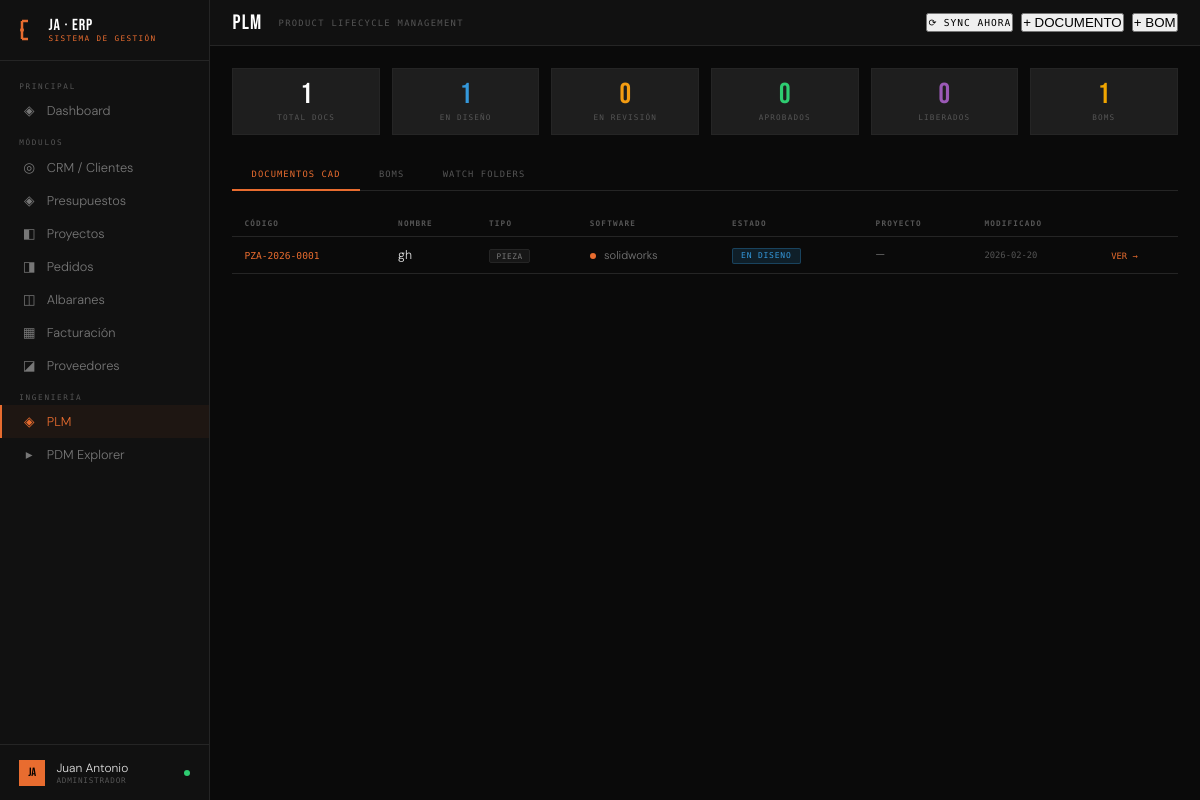
The page /plm on the database its author committed.
### tables this page shows
CREATE TABLE plm_documentos (
        id INTEGER PRIMARY KEY AUTOINCREMENT,
        proyecto_id INTEGER,
        codigo TEXT UNIQUE NOT NULL,
        nombre TEXT NOT NULL,
        tipo TEXT NOT NULL,          -- pieza | ensamblaje | plano | otro
        software TEXT,               -- solidworks | autocad | otro
        descripcion TEXT,
        estado TEXT DEFAULT 'en_diseno',  -- en_diseno | revision | aprobado | liberado | obsoleto
        ruta_origen TEXT,            -- ruta original en el PC del usuario
        archivo_vault TEXT,          -- nombre del archivo en plm_vault
        hash_md5 TEXT,               -- para detectar cambios
        creado TEXT DEFAULT CURRENT_TIMESTAMP,
        modificado TEXT DEFAULT CURRENT_TIMESTAMP,
        FOREIGN KEY (proyecto_id) REFERENCES proyectos(id));

### plm_module.py (the view)
@plm.route('/plm')
def plm_index():
    conn = get_db()
    docs = conn.execute('''
        SELECT d.*, p.nombre as proyecto_nombre
        FROM plm_documentos d
        LEFT JOIN proyectos p ON d.proyecto_id = p.id
        ORDER BY d.modificado DESC
    ''').fetchall()
    boms = conn.execute('''
        SELECT b.*, p.nombre as proyecto_nombre,
               (SELECT COUNT(*) FROM plm_bom_lineas WHERE bom_id=b.id) as num_lineas
        FROM plm_bom b
        LEFT JOIN proyectos p ON b.proyecto_id = p.id
        ORDER BY b.creado DESC
    ''').fetchall()
    proyectos = conn.execute("SELECT id, nombre FROM proyectos WHERE estado NOT IN ('entregado','cancelado') ORDER BY nombre").fetchall()
    watchfolders = conn.execute("SELECT * FROM plm_watchfolders ORDER BY id").fetchall()
    stats = {
        'total_docs': conn.execute("SELECT COUNT(*) FROM plm_documentos").fetchone()[0],
        'en_diseno': conn.execute("SELECT COUNT(*) FROM plm_documentos WHERE estado='en_diseno'").fetchone()[0],
        'revision': conn.execute("SELECT COUNT(*) FROM plm_documentos WHERE estado='revision'").fetchone()[0],
        'aprobados': conn.execute("SELECT COUNT(*) FROM plm_documentos WHERE estado='aprobado'").fetchone()[0],
        'liberados': conn.execute("SELECT COUNT(*) FROM plm_documentos WHERE estado='liberado'").fetchone()[0],
        'total_boms': conn.execute("SELECT COUNT(*) FROM plm_bom").fetchone()[0],
    }
    conn.close()
    return render_template('plm.html', docs=docs, boms=boms, proyectos=proyectos,
                           watchfolders=watchfolders, stats=stats)

### app.py (called while the page is built)
@app.context_processor
def inject_globals():
    return {
        'today': date.today().isoformat(),
        'now': datetime.now().strftime('%b %Y'),
        'request': request,
    }

### plm_module.py (called while the page is built)
def get_db():
    conn = sqlite3.connect(DB)
    conn.row_factory = sqlite3.Row
    return conn

### templates/plm.html (shortened to what this page needs)
{% extends "base.html" %}
{% block topbar %}
<div style="display:flex;align-items:center;gap:1rem;flex:1">
  <span style="font-family:var(--display);font-size:1.3rem;letter-spacing:.06em;color:#fff">PLM</span>
  <span style="font-family:var(--mono);font-size:.55rem;color:var(--muted);letter-spacing:.15em">PRODUCT LIFECYCLE MANAGEMENT</span>
</div>
<div style="display:flex;gap:.5rem">
  <button onclick="syncNow()" class="btn-ghost" style="font-family:var(--mono);font-size:.6rem;letter-spacing:.1em;display:flex;align-items:center;gap:.4rem">
    <span id="sync-icon">⟳</span> SYNC AHORA
  </button>
  <button onclick="document.getElementById('modal-doc').style.display='flex'" class="btn-accent">+ DOCUMENTO</button>
  <button onclick="document.getElementById('modal-bom').style.display='flex'" class="btn-ghost">+ BOM</button>
</div>
{% endblock %}
{% block content %}
<div class="plm-stats">
  <div class="stat-pill"><div class="val">{{ stats.total_docs }}</div><div class="lbl">Total Docs</div></div>
  <div class="stat-pill"><div class="val" style="color:#3498db">{{ stats.en_diseno }}</div><div class="lbl">En Diseño</div></div>
  <div class="stat-pill"><div class="val" style="color:#f39c12">{{ stats.revision }}</div><div class="lbl">En Revisión</div></div>
  <div class="stat-pill"><div class="val" style="color:#2ecc71">{{ stats.aprobados }}</div><div class="lbl">Aprobados</div></div>
  <div class="stat-pill"><div class="val" style="color:#9b59b6">{{ stats.liberados }}</div><div class="lbl">Liberados</div></div>
  <div class="stat-pill"><div class="val" style="color:var(--accent2)">{{ stats.total_boms }}</div><div class="lbl">BOMs</div></div>
</div>
<div class="tabs">
  <div class="tab active" onclick="switchTab('docs',this)">Documentos CAD</div>
  <div class="tab" onclick="switchTab('boms',this)">BOMs</div>
  <div class="tab" onclick="switchTab('watchfolders',this)">Watch Folders</div>
</div>
<div id="tab-docs" class="tab-content active">
  <div style="overflow-x:auto">
    {% if docs %}
    <table class="plm-table">
      <thead>
        <tr>
          <th>Código</th>
          <th>Nombre</th>
          <th>Tipo</th>
          <th>Software</th>
          <th>Estado</th>
          <th>Proyecto</th>
          <th>Modificado</th>
          <th></th>
        </tr>
      </thead>
      <tbody>
        {% for doc in docs %}
        <tr>
          <td><span style="font-family:var(--mono);font-size:.6rem;color:var(--accent)">{{ doc.codigo }}</span></td>
          <td>{{ doc.nombre }}</td>
          <td><span class="tipo-badge">{{ doc.tipo }}</span></td>
          <td>
            <span class="sw-dot sw-{{ doc.software }}"></span>
            <span style="font-size:.7rem;color:var(--muted2)">{{ doc.software or '—' }}</span>
          </td>
          <td><span class="estado-badge estado-{{ doc.estado }}">{{ doc.estado.replace('_',' ') }}</span></td>
          <td style="color:var(--muted2);font-size:.72rem">{{ doc.proyecto_nombre or '—' }}</td>
          <td style="font-family:var(--mono);font-size:.55rem;color:var(--muted)">
            {{ doc.modificado[:10] if doc.modificado else '—' }}
          </td>
          <td>
            <a href="/plm/documento/{{ doc.id }}" style="font-family:var(--mono);font-size:.55rem;color:var(--accent);text-decoration:none">VER →</a>
          </td>
        </tr>
        {% endfor %}
      </tbody>
    </table>
    {% else %}
    <div style="text-align:center;padding:3rem;color:var(--muted)">
      <div style="font-family:var(--display);font-size:2rem;margin-bottom:.5rem">SIN DOCUMENTOS</div>
      <div style="font-size:.75rem">Crea un documento manualmente o configura una Watch Folder</div>
    </div>
    {% endif %}
  </div>
</div>
{% endblock %}

### templates/base.html (style rules this page uses)
:root { --bg:#0a0a0a;--surface:#111;--panel:#171717;--card:#1e1e1e; --border:#252525;--border2:#2e2e2e; --accent:#e86c2f;--accent2:#f0a500; --green:#2ecc71;--red:#e74c3c;--blue:#3498db;--yellow:#f39c12; --text:#e0e0e0;--muted:#555;--muted2:#777; --mono:'Share Tech Mono',monospace;--display:'Bebas Neue',sans-serif;--body:'DM Sans',sans-serif; }
*,*::before,*::after { box-sizing:border-box;margin:0;padding:0; }
html,body { height:100%;overflow:hidden; }
body { background:var(--bg);color:var(--text);font-family:var(--body);font-weight:300;display:flex; }

### templates/plm.html (style rules this page uses)
.plm-stats { display:grid;grid-template-columns:repeat(6,1fr);gap:.75rem;margin-bottom:1.5rem }
.stat-pill { background:var(--card);border:1px solid var(--border);padding:.75rem 1rem;text-align:center }
.stat-pill .val { font-family:var(--display);font-size:1.8rem;color:#fff;line-height:1 }
.stat-pill .lbl { font-family:var(--mono);font-size:.48rem;letter-spacing:.15em;color:var(--muted);margin-top:.2rem;text-transform:uppercase }
.estado-badge { display:inline-block;padding:.15rem .5rem;font-family:var(--mono);font-size:.5rem;letter-spacing:.1em;text-transform:uppercase;border-radius:2px }
.estado-en_diseno { background:rgba(52,152,219,.15);color:#3498db;border:1px solid rgba(52,152,219,.3) }
.tipo-badge { display:inline-block;padding:.1rem .4rem;font-family:var(--mono);font-size:.48rem;letter-spacing:.08em;text-transform:uppercase;border-radius:2px;background:var(--panel);border:1px solid var(--border);color:var(--muted2) }
.sw-dot { display:inline-block;width:6px;height:6px;border-radius:50%;margin-right:.3rem;vertical-align:middle }
.sw-solidworks { background:#e86c2f }
.plm-table { width:100%;border-collapse:collapse;font-size:.78rem }
.plm-table th { font-family:var(--mono);font-size:.48rem;letter-spacing:.15em;color:var(--muted);text-transform:uppercase;padding:.5rem .75rem;text-align:left;border-bottom:1px solid var(--border);white-space:nowrap }
.plm-table td { padding:.6rem .75rem;border-bottom:1px solid var(--border);color:var(--text);vertical-align:middle }
.tabs { display:flex;gap:0;border-bottom:1px solid var(--border);margin-bottom:1.25rem }
.tab { padding:.6rem 1.2rem;font-family:var(--mono);font-size:.55rem;letter-spacing:.12em;text-transform:uppercase;cursor:pointer;color:var(--muted);border-bottom:2px solid transparent;margin-bottom:-1px;transition:all .15s }
.tab.active { color:var(--accent);border-bottom-color:var(--accent) }
.tab-content { display:none }
.tab-content.active { display:block }

### rows shown on the page
plm_documentos: codigo "PZA-2026-0001", nombre "gh", tipo "PIEZA", software "solidworks", estado.replace "EN DISENO", proyecto_nombre "—", modificado "2026-02-20"

### other values the page prints
{{ stats.total_docs }} "1"
{{ stats.en_diseno }} "1"
{{ stats.revision }} "0"
{{ stats.aprobados }} "0"
{{ stats.liberados }} "0"
{{ stats.total_boms }} "1"
